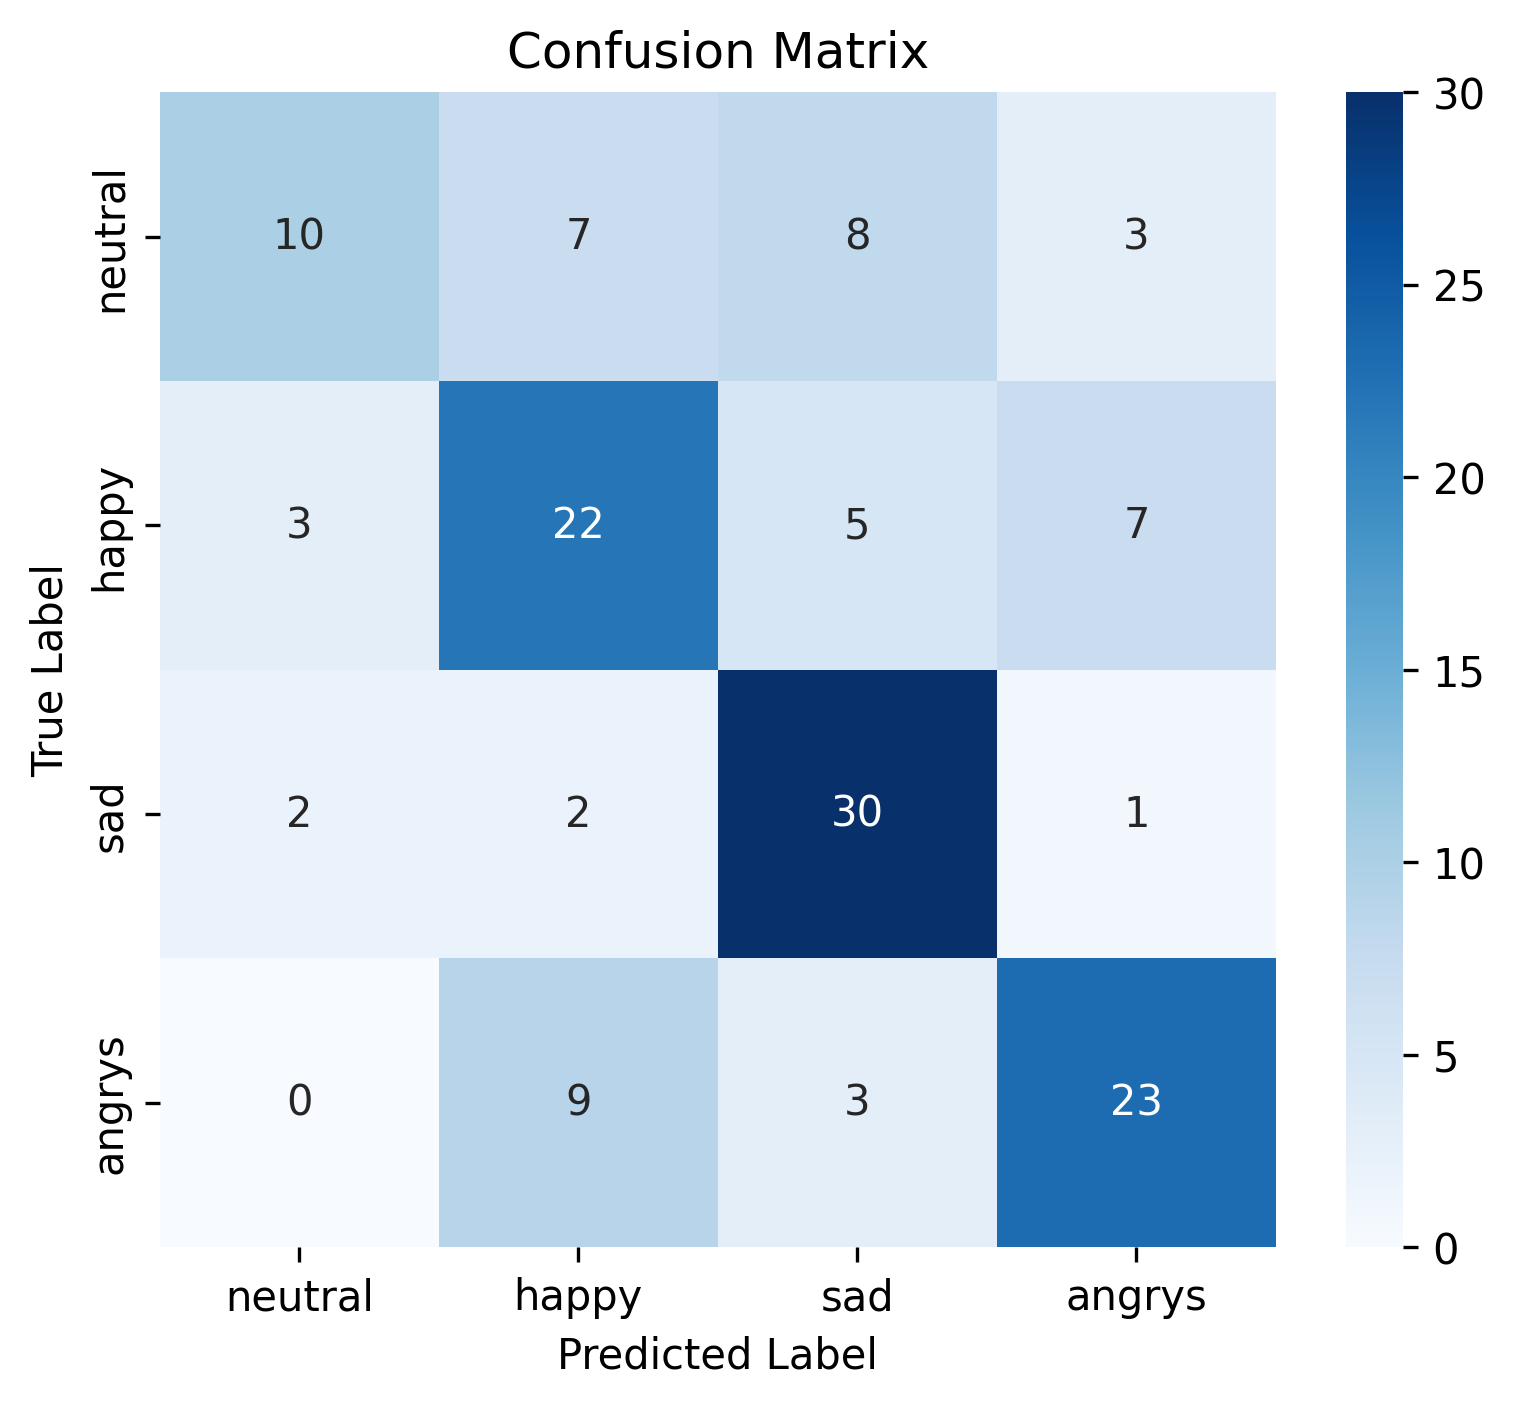

This figure's Python source:
import numpy as np
import matplotlib.pyplot as plt
import seaborn as sns
from sklearn.metrics import confusion_matrix
from tensorflow.keras.models import load_model
from sklearn.model_selection import train_test_split
import librosa
import os

# -----------------------------
# Parameters
# -----------------------------
DATASET_PATH = "dataset/"   # make sure your dataset is in this folder
SR = 16000
N_MFCC = 40
EMOTIONS = ["neutral", "happy", "sad", "angrys"]

# -----------------------------
# Load model
# -----------------------------
model = load_model("speech_emotion_model.h5")

# -----------------------------
# Feature extraction
# -----------------------------
def extract_features(file_path):
    audio, _ = librosa.load(file_path, sr=SR)
    mfcc = librosa.feature.mfcc(y=audio, sr=SR, n_mfcc=N_MFCC)
    return mfcc.T[:40]  # keep fixed size (40,40)

X, y = [], []

for idx, emotion in enumerate(EMOTIONS):
    folder = os.path.join(DATASET_PATH, emotion)
    for file in os.listdir(folder):
        if file.endswith(".wav"):
            features = extract_features(os.path.join(folder, file))
            X.append(features)
            y.append(idx)

X = np.array(X)
y = np.array(y)

# Train-test split (same as training)
X_train, X_test, y_train, y_test = train_test_split(X, y, test_size=0.2, random_state=42)

# Reshape for model input
X_test = X_test.reshape(X_test.shape[0], X_test.shape[1], 1)

# -----------------------------
# Confusion Matrix
# -----------------------------
y_pred = np.argmax(model.predict(X_test), axis=1)
cm = confusion_matrix(y_test, y_pred)

plt.figure(figsize=(6,5))
sns.heatmap(cm, annot=True, fmt="d", xticklabels=EMOTIONS, yticklabels=EMOTIONS, cmap="Blues")
plt.ylabel("True Label")
plt.xlabel("Predicted Label")
plt.title("Confusion Matrix")
plt.savefig("confusion_matrix.png", dpi=300, bbox_inches='tight')
plt.show()

print("✅ Confusion matrix saved as 'confusion_matrix.png'")
